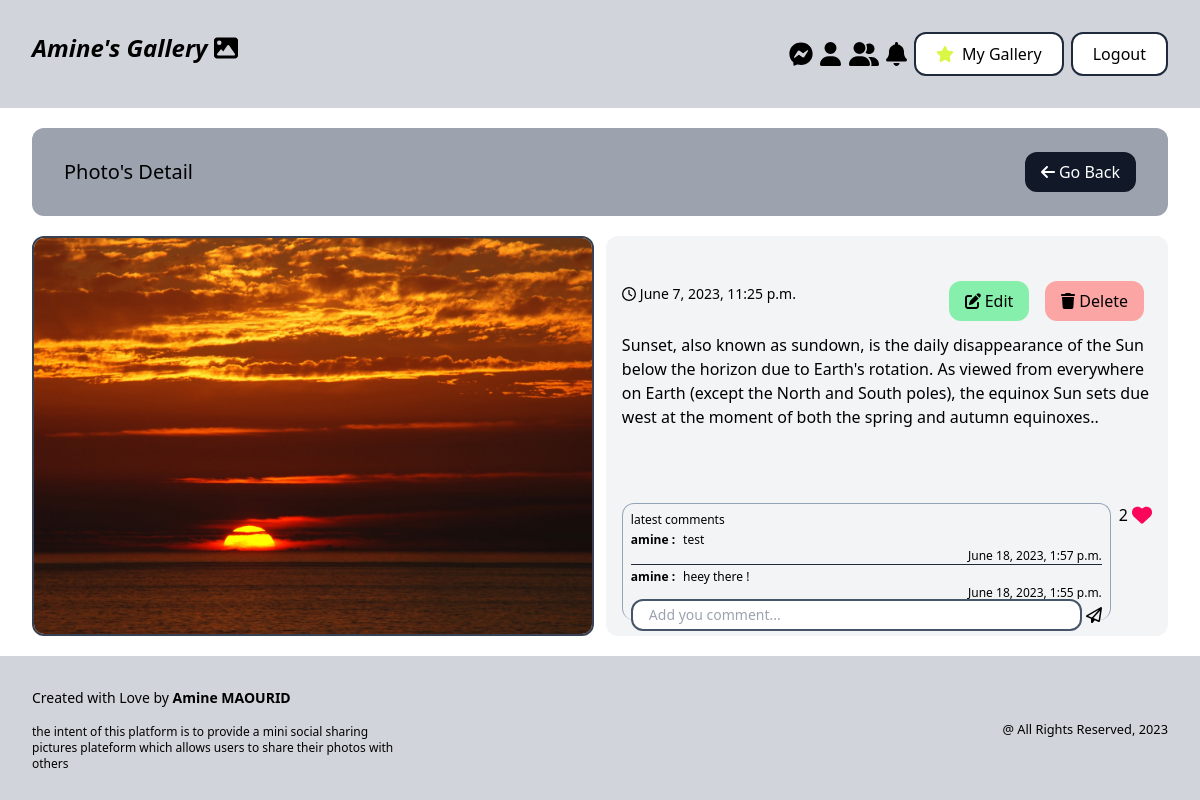
/gallery/1/ (signed in), run on an earlier commit of the app's database.
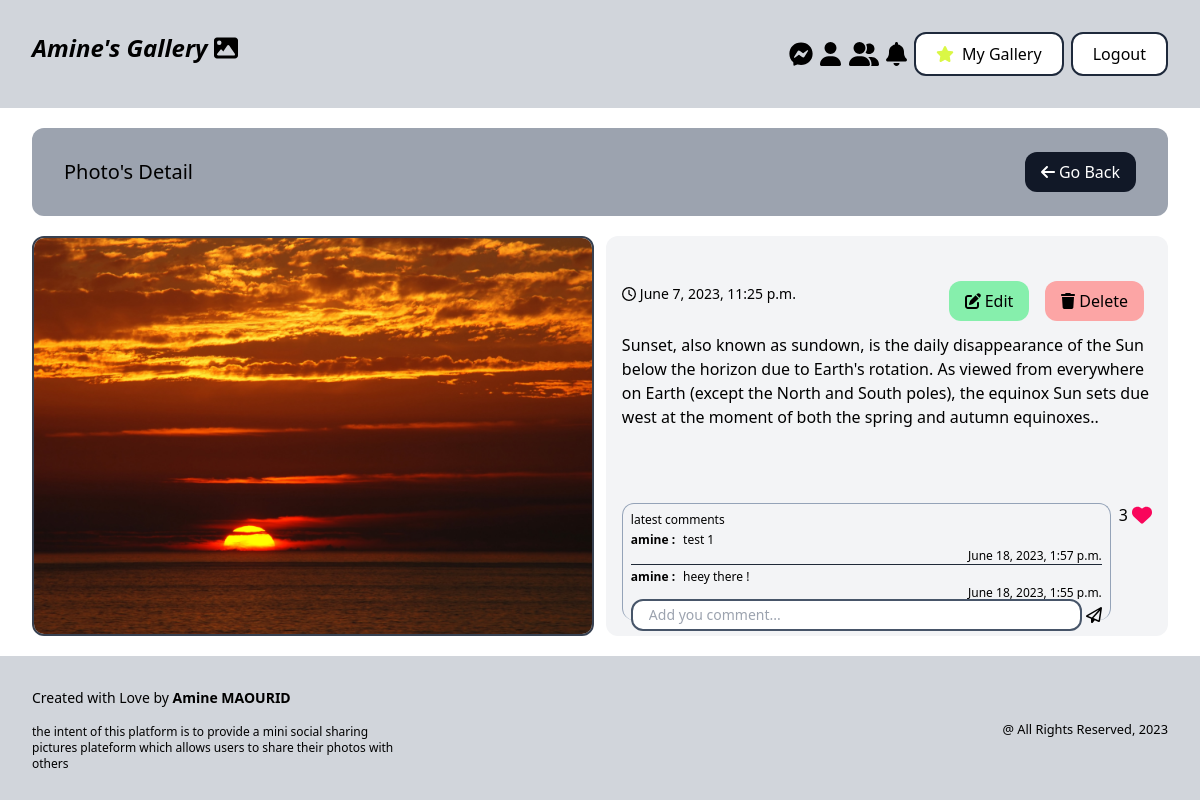
And on a later commit of the database.
### likes/models.py (models this page shows, shortened)
class Comment(models.Model) :
    class Meta :
        ordering = ('-created_at',)
    comment_text = models.CharField(max_length=400, blank=False, null=False)
    photo = models.ForeignKey(Photo, related_name='comments', on_delete=models.CASCADE)
    is_hidden = models.BooleanField(default=False)
    created_by = models.ForeignKey(User, related_name='comments', on_delete=models.CASCADE)
    created_at = models.DateTimeField(auto_now_add=True)
    @admin.display(
            boolean=False,
            ordering="-created_at",
            description="published since"
    )
    def get_when_created(self):
        time_now = timezone.now()
        if time_now - datetime.timedelta(days=1) <= self.created_at <= time_now:
            if time_now - datetime.timedelta(hours=1) <= self.created_at:
                difference = time_now - self.created_at
                difference_in_seconds = difference.total_seconds()
                difference_in_minutes = int(difference_in_seconds // 60)
                if difference_in_minutes == 0:
                    seconds = int(difference_in_seconds % 60)
                    return f"{seconds} seconds ago"
                return f"{difference_in_minutes} minutes ago"
            else:
                difference = time_now - self.created_at
                difference_in_seconds = difference.total_seconds()
                hours = int(difference_in_seconds // 3600)
                if hours == 1:
                    return f"1 hour ago"
                return f"{hours} hours ago"
        elif time_now - datetime.timedelta(days=2) <= self.created_at <= time_now - datetime.timedelta(days=1):
            return "yesterday"
        else:
            return self.created_at

### photoshare/views.py (the view)
# urls.py: path('<str:pk>/', views.viewPhoto, name='detail_photo'),
@login_required
def viewPhoto(request, pk) :
    photo = get_object_or_404(Photo, pk=pk)
    comment_create_form = CommentCreateForm()
    likes_for_photo = Like.objects.filter(photo=photo, created_by = request.user)
    user_likes_photo = False
    if likes_for_photo.exists() :
        user_likes_photo = True
    return render(request, 'photoshare/photo.html', {'photo' : photo, 'is_user_likes' : user_likes_photo, 'form' : comment_create_form })

### likes/forms.py
class CommentCreateForm(forms.ModelForm) :
    class Meta :
        model = Comment
        fields = ('comment_text',)
    comment_text = forms.CharField(widget=forms.TextInput(attrs={
        'placeholder' : 'Add you comment...',
        'class' : 'w-full py-1 text-sm pl-4 border border-2 border-slate-600 rounded-xl'
    }))

### photoshare/templates/photoshare/photo.html (shortened to what the changed rows need)
{% extends 'photoshare/base.html' %}
{% block content %}
<div class="flex flex-col h-full">
    <div class="flex h-5/6">
        {% block buttons_section %}
        <div class="w-1/2 pt-8 pb-4 px-4 bg-gray-100 rounded-xl flex flex-col justify-between">
            <div class="flex flex-col space-y-3 h-full">
                <div class="flex h-1/3 justify-between space-x-2 w-full">
                    <div class="w-full flex flex-col h-full border-t border-x border-slate-400 rounded-xl p-2">
                        <div class="h-full flex flex-col">
                            <div class="h-2/3 flex flex-col space-y-1 overflow-y-auto">
                                {% if photo.comments.all %}
                                    {% for comment in photo.comments.all %}
                                        {% if comment.is_hidden == False %}
                                        <div class="flex flex-col w-full h-fit border-b border-gray-800">
                                            <div class="flex items-center">
                                                <p class="font-bold text-xs">{{ comment.created_by.username }} :</p>
                                                <p class="text-xs pl-2"> {{ comment.comment_text }}</p>
                                            </div>
                                            <p class="text-xs self-end">{{ comment.get_when_created }}</p>
                                        </div>
                                        {% endif %}
                                    {% endfor %}
                                {% else %}
                                        <div class="m-auto">No comments for the moments</div>
                                {% endif %}
                            </div>
                            {% include 'likes/add_comment.html' with photo=photo form=form %}
                        </div>
                    </div>
                    <div class="flex h-fit w-fit">
                        {% include 'likes/add_like.html' with user_likes=is_user_likes nb_likes=photo.number_of_likes %}
                    </div>
                </div>
            </div>
        </div>
        {% endblock %}
    </div>
</div>
{% endblock %}

What changed in the data, as far as the page shows it:
changed Comment: comment_text "test" → "test 1"
Also different on the page:
{{ nb_likes }}: "2" → "3"
